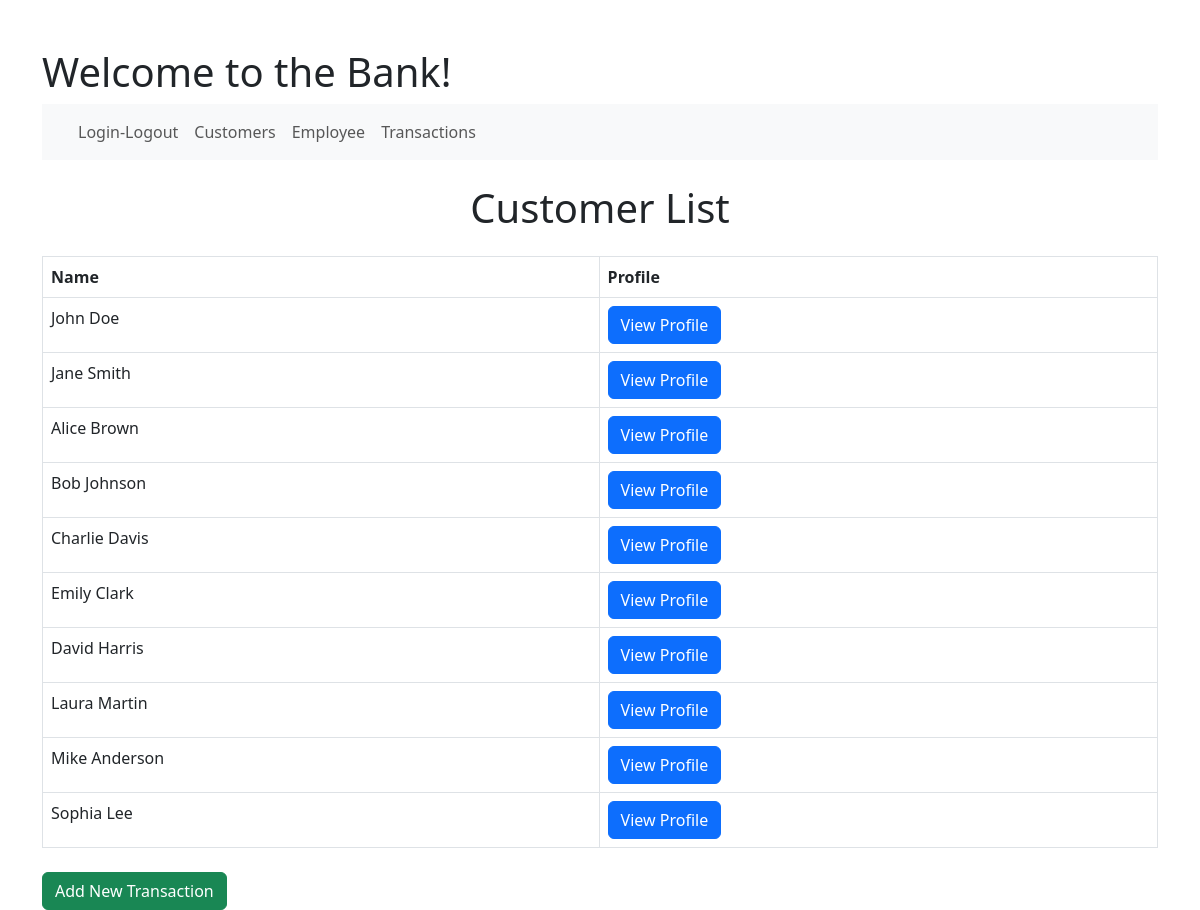
The page /customers.php on the database its author committed.
### tables this page shows
CREATE TABLE Users (
    ID INT AUTO_INCREMENT PRIMARY KEY,
    accountNumber VARCHAR(20) NOT NULL UNIQUE,
    accountType VARCHAR(50) NOT NULL,
    balance DECIMAL(15, 2) NOT NULL,
    active BOOLEAN DEFAULT TRUE,
    dateCreated DATETIME DEFAULT CURRENT_TIMESTAMP,
    dateModified DATETIME DEFAULT CURRENT_TIMESTAMP ON UPDATE CURRENT_TIMESTAMP,
    username VARCHAR(50) NOT NULL UNIQUE,
    password VARCHAR(255) NOT NULL,
    firstName VARCHAR(255) NOT NULL,
    lastName VARCHAR(255) NOT NULL,
    dob DATE NOT NULL,
    phoneNumber VARCHAR(15),
    email VARCHAR(255),
    address VARCHAR(255)
);

### customers.php (the view, shortened to what this page needs)
<?php
include 'db_connection.php';
$query = "SELECT ID, firstName, lastName FROM users";
$result = $conn->query($query);
?>
<!DOCTYPE html>
<html lang="en">
<head>
    <link href="https://cdn.jsdelivr.net/npm/bootstrap@5.3.0-alpha1/dist/css/bootstrap.min.css" rel="stylesheet">
</head>
<body>
<div class="container mt-5">
    <?php include 'header.php'; ?>
    <h1 class="text-center">Customer List</h1>
    <table class="table table-bordered mt-4">
        <thead>
            <tr>
                <th>Name</th>
                <th>Profile</th>
            </tr>
        </thead>
        <tbody>
            <?php if ($result && $result->num_rows > 0): ?>
                <?php while ($row = $result->fetch_assoc()): ?>
                    <tr>
                        <td><?php echo htmlspecialchars($row['firstName'] . " " . $row['lastName']); ?></td>
                        <td><a href="profile.php?id=<?php echo $row['ID']; ?>" class="btn btn-primary">View Profile</a></td>
                    </tr>
                <?php endwhile; ?>
            <?php else: ?>
                <tr>
                    <td colspan="2" class="text-center">No customers found.</td>
                </tr>
            <?php endif; ?>
        </tbody>
    </table>
    <div class="mt-4">
        <a href="add_transaction.php" class="btn btn-success">Add New Transaction</a>
    </div>
</div>
<?php include 'footer.php'; ?>

### header.php (shortened to what this page needs)
<h1>Welcome to the Bank!</h1>
<header class="mb-4">
    <nav class="navbar navbar-expand-lg navbar-light bg-light">
        <div class="container-fluid">
            <div class="collapse navbar-collapse" id="navbarNav">
                <ul class="navbar-nav">
                    <li class="nav-item">
                        <a class="nav-link" href="home.php"></a>
                    </li>
                    <li class="nav-item">
                        <a class="nav-link" href="login-logout.php">Login-Logout</a>
                    </li>
                    <li class="nav-item">
                        <a class="nav-link" href="customers.php">Customers</a>
                    </li>
                    <li class="nav-item">
                        <a class="nav-link" href="employee.php">Employee</a>
                    </li>
                    <li class="nav-item">
                        <a class="nav-link" href="transactions.php">Transactions</a>
                    </li>
                </ul>
            </div>
        </div>
    </nav>
</header>

### footer.php (shortened to what this page needs)
</body>
</html>

### rows shown on the page
users: firstName+lastName "John Doe"
users: firstName+lastName "Jane Smith"
users: firstName+lastName "Alice Brown"
users: firstName+lastName "Bob Johnson"
users: firstName+lastName "Charlie Davis"
users: firstName+lastName "Emily Clark"
users: firstName+lastName "David Harris"
users: firstName+lastName "Laura Martin"
users: firstName+lastName "Mike Anderson"
users: firstName+lastName "Sophia Lee"
